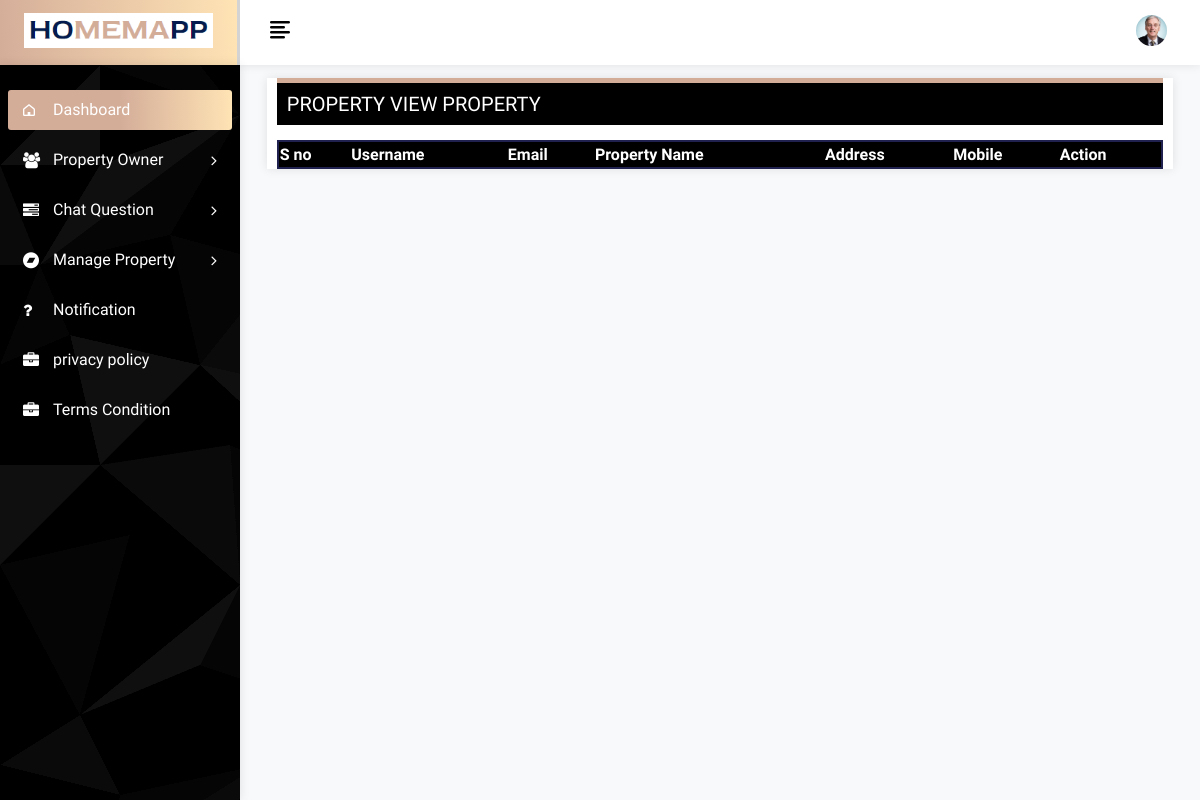
Before: /View_property_owner with the older database file.
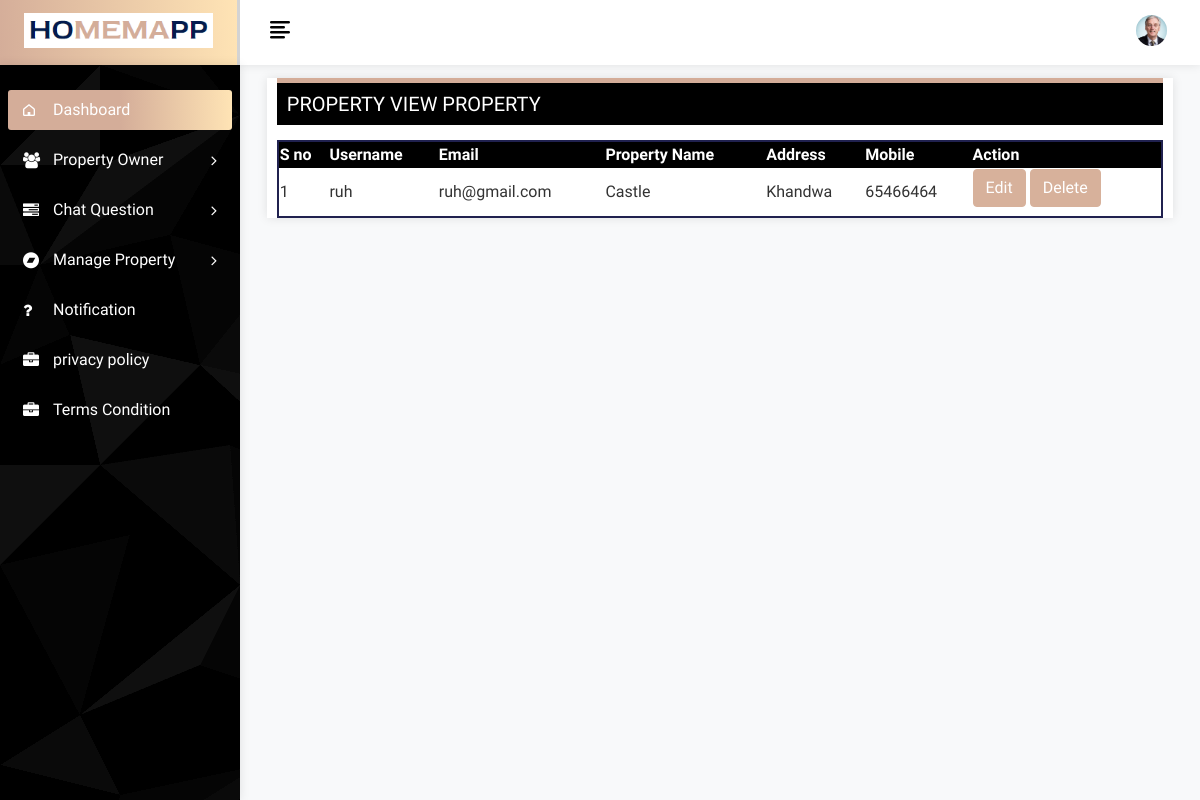
After: the same page with the newer database file.
### app/models.py (models this page shows, shortened)
class PropertyOwner(models.Model):
    user = models.ForeignKey(User, on_delete=models.CASCADE)
    property_name = models.CharField(max_length=120)
    address = models.TextField()
    mobile = models.CharField(max_length=12 )

class User(AbstractBaseUser, PermissionsMixin):
    email = models.EmailField(unique=True, verbose_name='Email Address')
    username = models.CharField(max_length=256)
    is_active = models.BooleanField(default=True)
    is_staff = models.BooleanField(default=False)
    is_admin = models.BooleanField(default=False)
    is_superuser = models.BooleanField(default=False)
    SUPERADMIN = '1'
    USER = '2'
    User_type=(
        ('Superadmin','SUPERADMIN'),
        ('User','USER'),
    )
    user_type_data = ((SUPERADMIN, "Superadmin"), ('USER','User'))
    user_type = models.CharField( choices=user_type_data, max_length=10,default=1)
    USERNAME_FIELD = 'email'
    REQUIRED_FIELDS = [ 'username']
    objects = UserManager()
    class Meta:
        db_table = 'user_profile'

### app/views.py (the view)
# urls.py: path('View_property_owner',views.view_property_owner,name='view_property_owner'),
def view_property_owner(request):
    property_owners = PropertyOwner.objects.all()
    return render(request, 'Pro_view__Property.html', {'property_owners': property_owners})

### templates/Pro_view__Property.html (shortened to what this page needs)
{% extends 'base.html'%}
{% block content %}
            <div class="page-wrapper">
                <div class="content container-fluid">
					<div class="page-header">
						<div class="row">
							<div class="col-sm-12">
								<div class="card full-header">
									<div class="users">
										<h3 class="page-title">Property View Property </h3>
									</div>
									<div class="user-box">
								<div class="datatables">
                                    <table id="example" class="display" style="width:100%;    border: 2px solid #20214f;">
                                        <thead>
                                            <tr>
                                                <th>S no</th>
                                                <th>Username</th>
                                                <th>Email</th>
                                                 <th>Property Name</th>
												 <th>Address</th>
                                                <th>Mobile</th>
                                                 <th>Action</th>
                                            </tr>
                                        </thead>
                                        <tbody>
                                            <tr class="even">
												{% for owner in property_owners %}
                                                <td>{{forloop.counter}}</td>
                                                <td>{{owner.user.username}}</td>
                                                <td>{{owner.user.email}}</td>
                                                <td>{{owner.property_name}}</td>
                                                <td>{{owner.address}}</td>
                                                <td>{{owner.mobile}}</td>
                                                <td>
													<a class="edit-btn" href="{% url 'edit_property_owner' id=owner.id %}">
                                                 <button class="btn btn-primary">Edit</button></a>
												 <a class="edit-btn" href="{% url 'delete_property_owner' id=owner.id %}"><button class="btn btn-primary">Delete</button></a>
                                              </td>
                                            </tr>
                                             {% endfor %}
                                        </tbody>
                                        </table>
                                   </div>
									</div>
								</div>
							</div>
						</div>
					</div>
				</div>
			</div>
{% endblock%}

### templates/base.html (shortened to what this page needs)
<!DOCTYPE html>
{% load static %}
<html lang="en">
    <head>
        <link rel="stylesheet" href="{%static 'assets/css/bootstrap.min.css'%}">
        <link rel="stylesheet" href="{%static 'assets/css/font-awesome.min.css'%}">
        <link rel="stylesheet" href="{%static 'assets/css/feathericon.min.css'%}">
		<link rel="stylesheet" href="{%static 'assets/plugins/morris/morris.css'%}">
        <link rel="stylesheet" href="{%static 'assets/css/style.css'%}">
        <link rel="stylesheet" type="text/css" href="https://cdn.datatables.net/1.13.6/css/jquery.dataTables.min.css">
		<link rel="stylesheet" type="text/css" href="https://cdn.datatables.net/1.13.7/css/jquery.dataTables.min.css">
		<link rel="stylesheet" type="text/css" href="https://cdn.datatables.net/buttons/2.4.2/css/buttons.dataTables.min.css">
    </head>
    <body>
        {% include 'header.html'%}
        {% include 'sidebar.html'%}
      {% block content %}
       {% endblock  %}
    </body>
</html>

### templates/header.html (shortened to what this page needs)
<div class="header">
    {% load static %}
    <div class="header-left">
        <a href="index.html" class="logo">
            <img src="{%static 'assets/img/logo.png'%}" alt="Logo">
        </a>
    </div>
    <a href="javascript:void(0);" id="toggle_btn">
        <i class="fe fe-text-align-left"></i>
    </a>
    <ul class="nav user-menu">
        <li class="nav-item dropdown has-arrow">
            <a href="#" class="dropdown-toggle nav-link" data-toggle="dropdown">
                <span class="user-img"><img class="rounded-circle" src="{%static 'assets/img/profiles/avatar-01.jpg'%}" width="31" alt="Ryan Taylor"></span>
            </a>
        </li>
    </ul>
</div>

### templates/sidebar.html (shortened to what this page needs)
    <div class="sidebar" id="sidebar">
        <div class="sidebar-inner slimscroll">
            <div id="sidebar-menu" class="sidebar-menu">
                <ul>
                    <li class="active">
                        <a href="/"><i class="fe fe-home"></i> <span>Dashboard</span></a>
                    </li>
                    <li class="submenu">
                        <a href="#" class=""><i class="fa fa-users "></i> <span> Property Owner </span> <span class="menu-arrow"></span></a>
                    </li>
                    <li class="submenu">
                        <a href="#" class=""><i class="fa fa-tasks"></i> <span> Chat Question </span> <span class="menu-arrow"></span></a>
                    </li>
                    <li class="submenu">
                        <a href="#" class=""><i class="fa fa-bandcamp "></i> <span> Manage Property </span> <span class="menu-arrow"></span></a>
                    </li>
                    <li>
                        <a href="{% url 'notification'%}"><i class="fa fa-question"></i> <span>Notification</span></a>
                    </li>
                    <li>
                        <a href="{% url 'privacy_policy'%}"><i class="fa fa-briefcase"></i> <span>privacy policy</span></a>
                    </li>
                    <li>
                        <a href="{% url 'terms_condition'%}"><i class="fa fa-briefcase"></i> <span>Terms Condition</span></a>
                    </li>
                </ul>
            </div>
        </div>
    </div>

Changed rows visible on the page:
added PropertyOwner: user.username "ruh", user.email "ruh@gmail.com", property_name "Castle", address "Khandwa", mobile "65466464"
